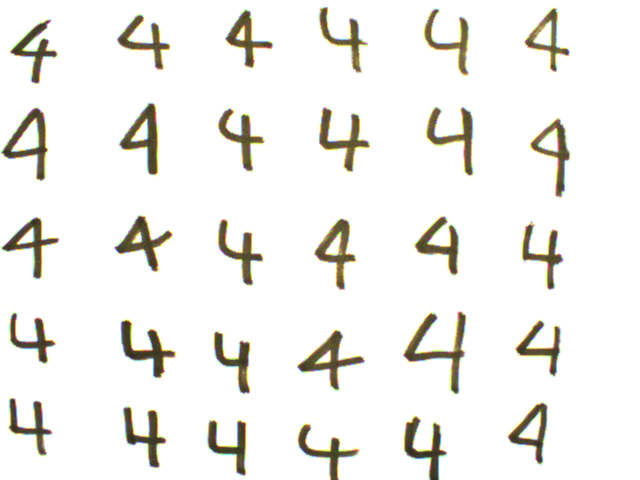
#> input picture Piccas/four.bmp, 640 x 480 px, found by its file name
$ python testLoes.py   (Python 2 division)
#> lines starting #> are read from the running program, lines starting #| are printed output that depends on the picture; after the words box and inside, x2 and y2 are one past the last pixel; in counts of white or black regions, pixels touching at a corner belong together
### avansvisionlib.py
import numpy as np
import cv2
from skimage import measure

# [384 lines left out: functions printMatrix, setValue, inproduct, addMatrices, setRandomValue, getPixelRangeImage and 12 more, not called in this run]


# [26 lines of commented-out code are left out]

def makeContourImage(binaryImage, inner = True):
    if inner:
        binaryImage = cv2.erode(binaryImage.copy(), kernel = np.ones([3,3]))
    contours = measure.find_contours(binaryImage, level = 0., fully_connected = "high", positive_orientation = "high")
    contourImage = np.zeros(np.shape(binaryImage))
    contourVec = {}
    for ii in range(len(contours)):
        numCor = len(contours[ii])
        corIndex = range(numCor)
        tempArray = np.zeros([numCor,2])

        for jj in corIndex:
            cor = contours[ii][jj]
            row = int(cor[0])
            col = int(cor[1])
            contourImage[row][col] = 1
#            if not ([row, col] in tempArray):
            tempArray[jj] = [row, col]
        contourVec[ii] = tempArray


    return [contourImage, contourVec]

# [33 lines left out: function contourFourConnected, not called in this run]

### unused files/FASE 2/boundingBoxesSim.py
import numpy as np
import cv2
from planar import BoundingBox


#Make bounding boxes

#func:  delivers bounding boxes of def contours
#pre:   def contours contains the contours for which bounding boxes have to be delivered
#post:  bbs contains all bounding boxes. The index corresponds to the index of contours.
#           i.e. bbs[i] belongs to contours[i]

def allBoundingBoxes(contourvector):
    #argument contourvector comes from makeContourImage

    #for i in size(findNextBlob):
        #calc min_x & min_y from the contour of every Blob
        #calc max_x & max_y from the contour of every Blob
    bbs = []


    for i in range(len(contourvector)):
        allRow = []
        allCol = []
        blobContour = contourvector[i]
        for rowColIndex in range(len(blobContour)):
            allRow.append(blobContour[rowColIndex][0])
            allCol.append(blobContour[rowColIndex][1])

        minRow = min(allRow)
        maxRow = max(allRow)

        minCol = min(allCol)
        maxCol = max(allCol)
        minCor = (minRow, minCol)
        maxCor = (maxRow, maxCol)
# =============================================================================
#         minCor = (bbox._min[0], bbox._min[1]) #tuple(minRow, minCol)
#         maxCor = (bbox._max[0], bbox._max[1]) #tuple(maxRow, maxCol)
# =============================================================================
        bbs.append([minCor, maxCor])
    return bbs

def biggestBoundingBox(boundingBoxesVector):
    #calc difference min_x & max_x & min_y & max_y
    rowDifference = 0
    colDifference = 0
    for i in range(len(boundingBoxesVector)):
        rowDif = boundingBoxesVector[i][1][0] - boundingBoxesVector[i][0][0]
        colDif = boundingBoxesVector[i][1][1] - boundingBoxesVector[i][0][1]
        if(rowDif > rowDifference):
            rowDifference = rowDif
        if(colDif > colDifference):
            colDifference = colDif

    #make the length of the biggest bounding box odd. This way, it is easier to define a middle
    if(rowDifference%2 == 0):
        rowDifference += 1
    if(colDifference%2 == 0):
        colDifference += 1

    #save greatest difference x & y
    biggestBoBo = [rowDifference, colDifference]

    return biggestBoBo

def getCoordinatesAllBoundingBoxes(allBoBo, biggestBoBo, image, doPlot = 1):
    #start in the middle of the Blob
    middle = []

    for i in range(len(allBoBo)):

        maxRow = allBoBo[i][1][0]
        minRow = allBoBo[i][0][0]

        maxCol = allBoBo[i][1][1]
        minCol = allBoBo[i][0][1]

        midRow = (((maxRow - minRow) / 2) + minRow)
        midCol = (((maxCol - minCol) / 2) + minCol)
        middle.append([midRow, midCol])

    #find boxpoints per blob that exist within the imagesize
    boxPoints = []
    for i in range(len(allBoBo)):
        startRow= int(np.ceil(middle[i][0] - 0.5 * biggestBoBo[0]))
        endRow = int(np.ceil(middle[i][0] + 0.5 * biggestBoBo[0]))

        if(startRow < 0):
            endRow += startRow * -1 # negative * -1 = positive
            startRow = 0
        elif(endRow > image.shape[0]):
            startRow += int(np.ceil(image.shape[0])) - endRow
            endRow = int(np.ceil(image.shape[0]))

        startCol = int(np.ceil(middle[i][1] - 0.5 * biggestBoBo[1]))
        endCol = int(np.ceil(middle[i][1] + 0.5 * biggestBoBo[1]))

        if(startCol < 0):
            endCol += startCol * -1
            startCol = 0
        elif(endCol > image.shape[1]):
            startCol += (int(np.ceil(image.shape[1])) -endCol)
            endCol = int(np.ceil(image.shape[1]))

        boxPoints.append([[startRow, startCol], [endRow, endCol]])

    if doPlot:
        for blobNr in range(1, len(boxPoints)+1):
            [[startRow, startCol], [endRow, endCol]] = boxPoints[blobNr-1]
            for rowIndex in range(startRow, endRow):

                if rowIndex in [startRow, endRow-1]:
                    colRange = range(startCol, endCol)
                else:
                    colRange = [startCol, endCol-1]
                for colIndex in colRange:
                    scale = np.ceil(200/len(boxPoints))-1
                    image[rowIndex][colIndex] = scale*blobNr
        cv2.imshow("Bobo", image)
        cv2.waitKey(0)
        cv2.destroyAllWindows()

    return boxPoints

def cropBoundingBoxes(boxPoints, image):
    # find every point in between the boxpoints and put these points into a list/array/whatever
    minRowCoorBox = []
    minColCoorBox = []
    maxRowCoorBox = []
    maxColCoorBox = []
    for blobindex in range(len(boxPoints)):
        minRowCoorBox.append(boxPoints[blobindex][0][0])
        minColCoorBox.append(boxPoints[blobindex][0][1])
        maxRowCoorBox.append(boxPoints[blobindex][1][0])
        maxColCoorBox.append(boxPoints[blobindex][1][1])

    allCroppedImages = []
    for blobindex in range(len(minColCoorBox)):
        croppedImage = []
        # for loop over the minimum to maximum coordinate of the rows
        for ii in range(minRowCoorBox[blobindex], maxRowCoorBox[blobindex]+1):
            croppedImage.append((image[ii][minColCoorBox[blobindex]: maxColCoorBox[blobindex]+1]))
        allCroppedImages.append(croppedImage)


    return allCroppedImages


# [10 lines left out: function saveCroppedImages, not called in this run]

### unused files/FASE 2/testLoes.py
from IPython import get_ipython

ipython = get_ipython()

# ipython.magic('reset -sf')

from skimage import measure
import numpy as np
import cv2
import avansvisionlib as avl
import sys
import boundingBoxesSim as bobo

# =============================================================================
showImages = False
doContrast = True
doGauss = True
doClose = True
doCrop = True
doWrite = True
# =============================================================================

# ==============GEEF HIER JE PLAATJE EN BIJBEHORENDE PAD=======================
imageWD = 'C:\Visionplaatje\\'
filename = 'four.bmp'
# =============================================================================

# lOAD IMAGE
imagePath = imageWD + filename
img = cv2.imread(imagePath)
#> img is the input picture: shape (480, 640, 3); mean B, G, R 236, 239.7, 240.6

# check if image loaded correctly
if type(img) == type(None):
    sys.exit("Error. Could not read file.")
else:
    print "De imagefile = " + filename

if showImages:
    # Show original image
    cv2.imshow("Original", img)
    cv2.waitKey(0)
    cv2.destroyAllWindows()

# Convert original to grayscale
grayImage = cv2.cvtColor(img, cv2.COLOR_BGR2GRAY)
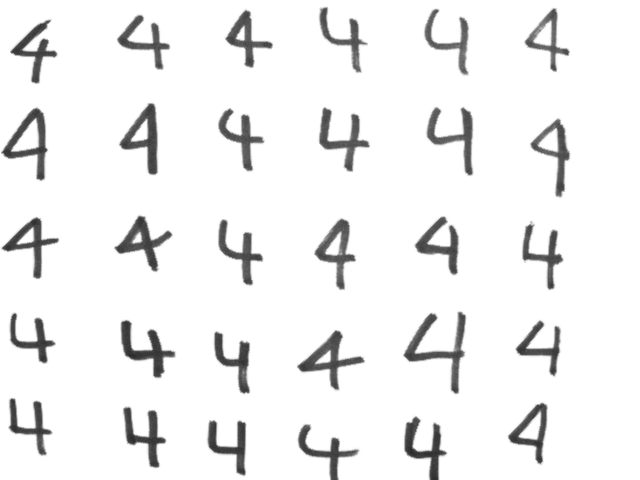
#> grayImage: shape (480, 640); min 44, max 255, mean 239.5

# Pre process the image, making more contrast
if doContrast:
    hist,bins = np.histogram(grayImage.flatten(),256,[0,256])
#> hist = 256 values, max 264771 at index 255, min 0 at index 0, mean 1200; bins = 257 values from 0 to 256
    cdf = hist.cumsum()
#> cdf = 256 values from 0 to 307200
    cdf_normalized = cdf * hist.max()/ cdf.max()
#> cdf_normalized = 256 values from 0 to 264771
    cdf_m = np.ma.masked_equal(cdf,0)
    cdf_m = (cdf_m - cdf_m.min())*255/(cdf_m.max()-cdf_m.min())
    cdf = np.ma.filled(cdf_m,0).astype('uint8')
#> cdf = 256 values from 0 to 255
    grayImage = cdf[grayImage]
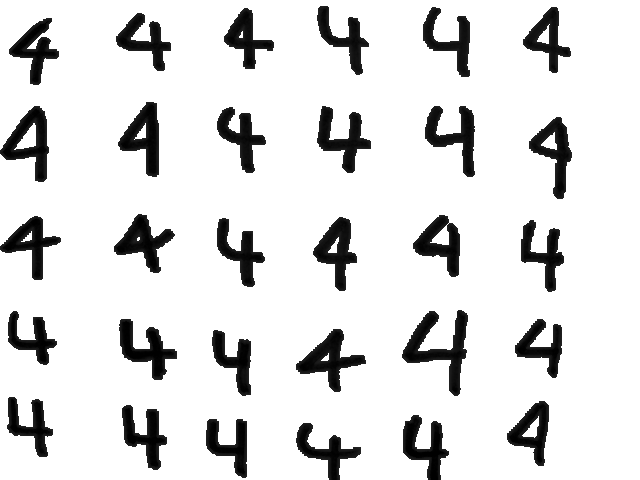
#> grayImage: shape (480, 640); min 0, max 255, mean 222.2

# Pre process the image
binaryImage = cv2.threshold(grayImage, 145, 1, cv2.THRESH_BINARY_INV)[1]
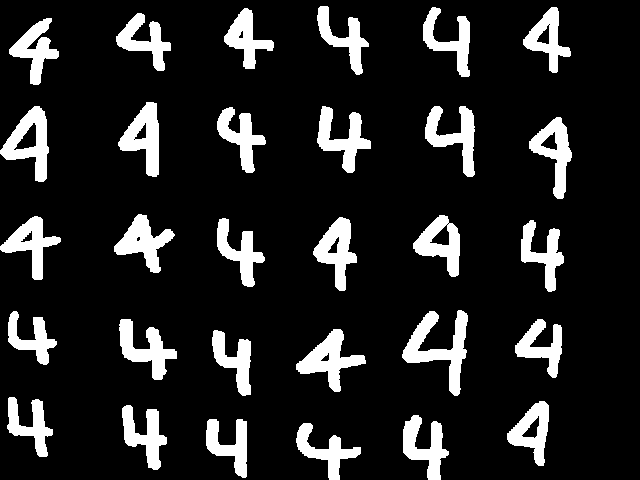
#> binaryImage: shape (480, 640); values 0 (black) and 1 (white), 13.8% white; 30 white regions, largest, box (x1, y1, x2, y2) and area: (402, 310, 468, 396) 2097, (0, 106, 49, 182) 1707, (296, 329, 366, 392) 1695
if doGauss:
    binaryImage = cv2.GaussianBlur(binaryImage, (17, 17), 0.)
#> binaryImage: shape (480, 640); values 0 (black) and 1 (white), 13.7% white; 30 white regions, largest, box (x1, y1, x2, y2) and area: (403, 311, 468, 395) 2069, (0, 107, 49, 182) 1729, (297, 329, 365, 391) 1704
if doClose:
    binaryImage = cv2.morphologyEx(binaryImage, cv2.MORPH_CLOSE, kernel=np.ones([3, 3]))
#> binaryImage: shape (480, 640); values 0 (black) and 1 (white), 13.7% white; 30 white regions, largest, box (x1, y1, x2, y2) and area: (403, 311, 468, 395) 2069, (0, 107, 49, 182) 1733, (297, 329, 365, 391) 1704

if showImages:
    avl.show16SImageStretch(binaryImage, "Binary Image")
    cv2.destroyAllWindows()

# label BLOBs and determine the number of blobs
labeledImage = measure.label(binaryImage, background=0)
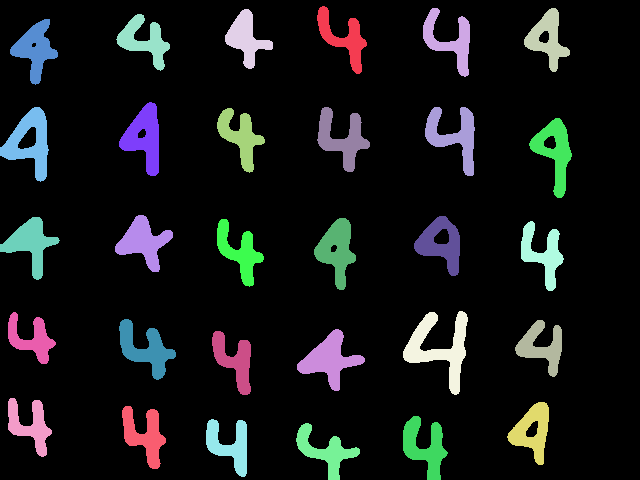
#> labeledImage: shape (480, 640) int64; 31 distinct labels, from 0 to 30; one colour per label, 0 black
totalBlobs = np.max(labeledImage)
#> totalBlobs = 30
labeledImage = np.uint8(labeledImage)  # convert to uint8. Otherwise the picture
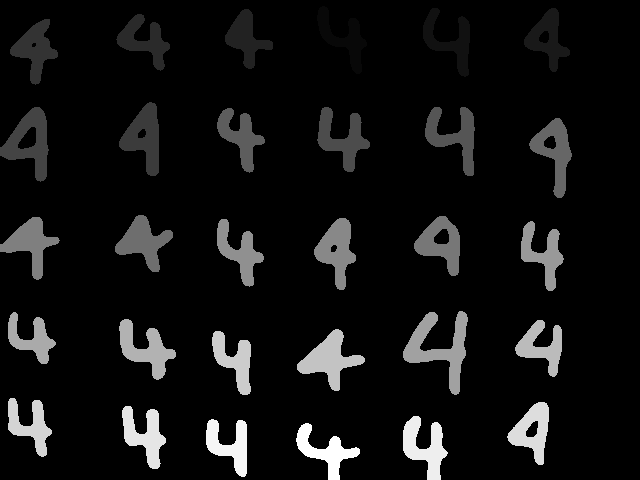
#> labeledImage: shape (480, 640); min 0, max 30, mean 2.1; drawn with min black and max white
# can't be shown

if showImages:
    avl.show16SImageStretch(labeledImage, "show Blobs")
    cv2.destroyAllWindows()

print "Total Blobs = " + str(totalBlobs)
#| Total Blobs = 30

# retrieve BLOBs contours
# OUT:
#   contourImage is the image with the contours
#   contourVec is a vector with the coordinates of the contours
[contourImage, contourVec] = avl.makeContourImage(binaryImage)
#> in makeContourImage, `binaryImage = cv2.erode(binaryImage.copy(), kernel = np.ones([3,3]))`:
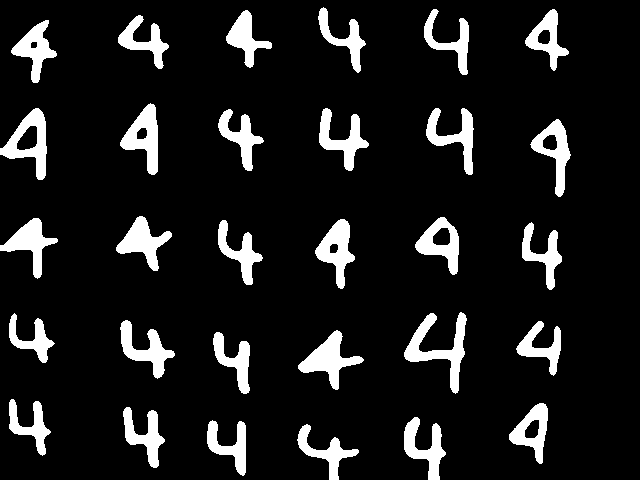
#> binaryImage: shape (480, 640); values 0 (black) and 1 (white), 11% white; 30 white regions, largest, box (x1, y1, x2, y2) and area: (404, 312, 467, 394) 1649, (298, 330, 364, 390) 1434, (0, 108, 47, 180) 1409
#> in makeContourImage, `contours = measure.find_contours(binaryImage, level = 0., fully_connec..`: contours = 38 point arrays, longest 324 points
#> the loop in makeContourImage, `for ii in range(len(contours)):` made 38 passes
#> numCor on passes 1 to 12: 208, 234, 158, 162, 201, 170, 39, 19, 175, 181, 234, 251
#> after the loop in makeContourImage, `for ii in range(len(contours)):`:
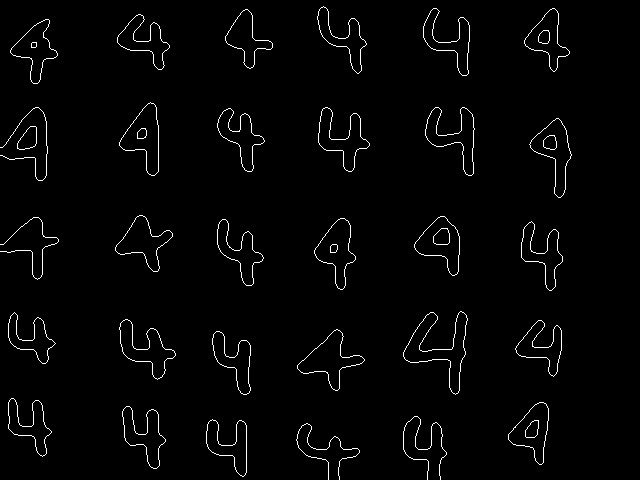
#> contourImage: shape (480, 640) float64; values 0 (black) and 1 (white), 2% white in thin lines or dots, all inside (x1, y1, x2, y2) = (0, 6, 572, 480)
#> after the loop in makeContourImage, `for ii in range(len(contours)):`: contourVec = 38 items
#> contourVec = 38 items
contourImage = contourImage + labeledImage * 2

if showImages:
    avl.show16SImageStretch(contourImage, "show Contour")
    cv2.destroyAllWindows()

boBos = bobo.allBoundingBoxes(contourVec)
#> the loop in allBoundingBoxes, `for i in range(len(contourvector)):` made 38 passes
#> (minRow, maxRow, minCol, maxCol, minCor, maxCor) on passes 1 to 12: (6, 73, 317, 366, (6, 317), (73, 366)), (8, 75, 423, 469, (8, 423), (75, 469)), (8, 71, 524, 569, (8, 524), (71, 569)), (9, 68, 225, 272, (9, 225), (68, 272)), (14, 69, 117, 169, (14, 117), (69, 169)), (19, 83, 10, 57, (19, 10), (83, 57)), (30, 43, 538, 549, (30, 538), (43, 549)), (42, 47, 31, 36, (42, 31), (47, 36)), (102, 175, 119, 158, (102, 119), (175, 158)), (107, 180, 0, 47, (107, 0), (180, 47)), (107, 171, 318, 369, (107, 318), (171, 369)), (107, 175, 425, 474, (107, 425), (175, 474))
#> boBos = 38 items
bigBoBo = bobo.biggestBoundingBox(boBos)
#> the loop in biggestBoundingBox, `for i in range(len(boundingBoxesVector)):` made 38 passes
#> (rowDif, colDif, rowDifference, colDifference) on passes 1, 26: (67, 49, 67, 49), (83, 64, 83, 64)
#> (rowDif, colDif, colDifference) on passes 5, 18, 20, 30: (55, 52, 52), (56, 57, 57), (62, 58, 58), (61, 67, 67)
#> after the loop in biggestBoundingBox, `for i in range(len(boundingBoxesVector)):`: colDifference = 67; rowDifference = 83
#> in biggestBoundingBox, `biggestBoBo = [rowDifference, colDifference]`: biggestBoBo = [83, 67]
#> bigBoBo = [83, 67]
boxPoints = bobo.getCoordinatesAllBoundingBoxes(boBos, bigBoBo, img, showImages)
#> the loop in getCoordinatesAllBoundingBoxes, `for i in range(len(allBoBo)): ` made 38 passes
#> (maxRow, minRow, maxCol, minCol, midRow, midCol) on passes 1 to 12: (73, 6, 366, 317, 39.5, 341.5), (75, 8, 469, 423, 41.5, 446), (71, 8, 569, 524, 39.5, 546.5), (68, 9, 272, 225, 38.5, 248.5), (69, 14, 169, 117, 41.5, 143), (83, 19, 57, 10, 51, 33.5), (43, 30, 549, 538, 36.5, 543.5), (47, 42, 36, 31, 44.5, 33.5), (175, 102, 158, 119, 138.5, 138.5), (180, 107, 47, 0, 143.5, 23.5), (171, 107, 369, 318, 139, 343.5), (175, 107, 474, 425, 141, 449.5)
#> after the loop in getCoordinatesAllBoundingBoxes, `for i in range(len(allBoBo)):`: middle = 38 pairs, first value 36.5 to 451, second value 23.5 to 550
#> the loop in getCoordinatesAllBoundingBoxes, `for i in range(len(allBoBo)):` made 38 passes

if doCrop:
    crops = bobo.cropBoundingBoxes(boxPoints, grayImage)
#> the loop in cropBoundingBoxes, `for blobindex in range(len(boxPoints)):` made 38 passes
#> the loop in cropBoundingBoxes, `for blobindex in range(len(minColCoorBox)):` made 35 passes
#> (the run stopped early here; a loop or call above may not have finished)

$ run again, with Piccas/five.bmp copied over Piccas/four.bmp
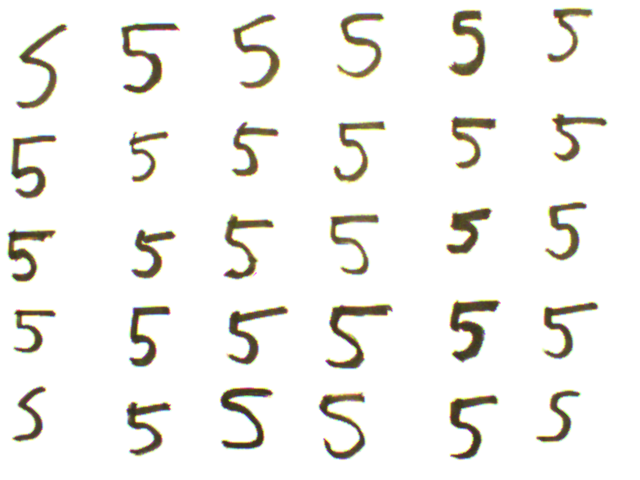
#> input picture Piccas/five.bmp, 640 x 480 px, found by its file name
#> img is the input picture: shape (480, 640, 3); mean B, G, R 237, 240.5, 241.6
#> hist = 256 values, max 265273 at index 255, min 0 at index 0, mean 1200; bins = 257 values from 0 to 256
#> `cdf = hist.cumsum()`: cdf = 256 values from 0 to 307200
#> cdf_normalized = 256 values from 0 to 265273
#> `cdf = np.ma.filled(cdf_m,0).astype('uint8')`: cdf = 256 values from 0 to 255
#> totalBlobs = 30
#| Total Blobs = 30
#> in makeContourImage, `binaryImage = cv2.erode(binaryImage.copy(), kernel = np.ones([3,3]))`:
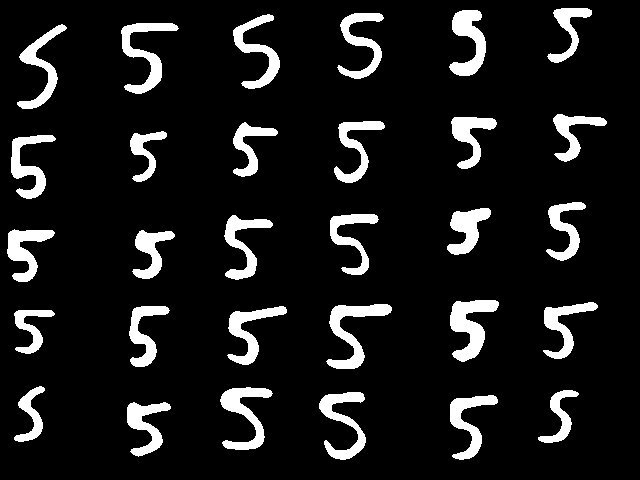
#> binaryImage: shape (480, 640); values 0 (black) and 1 (white), 10.5% white; 30 white regions, largest, box (x1, y1, x2, y2) and area: (450, 300, 499, 362) 1499, (326, 304, 392, 369) 1449, (121, 23, 179, 94) 1354
#> contours = 30 point arrays, longest 303 points
#> the loop in makeContourImage, `for ii in range(len(contours)):` made 30 passes
#> numCor on passes 1 to 8: 193, 210, 279, 268, 303, 248, 199, 196
#> after the loop in makeContourImage, `for ii in range(len(contours)):`: contourVec = 30 items
#> the loop in allBoundingBoxes, `for i in range(len(contourvector)):` made 30 passes
#> (minRow, maxRow, minCol, maxCol, minCor, maxCor) on passes 1 to 8: (7, 63, 546, 592, (7, 546), (63, 592)), (9, 76, 448, 486, (9, 448), (76, 486)), (12, 79, 336, 384, (12, 336), (79, 384)), (13, 89, 232, 280, (13, 232), (89, 280)), (22, 94, 120, 179, (22, 120), (94, 179)), (23, 109, 16, 67, (23, 16), (109, 67)), (113, 162, 552, 607, (113, 552), (162, 607)), (116, 169, 450, 497, (116, 450), (169, 497))
#> the loop in biggestBoundingBox, `for i in range(len(boundingBoxesVector)):` made 30 passes
#> (rowDif, colDif, rowDifference, colDifference) on pass 1: (56, 46, 56, 46)
#> after the loop in biggestBoundingBox, `for i in range(len(boundingBoxesVector)):`: colDifference = 67; rowDifference = 86
#> in biggestBoundingBox, `rowDifference += 1`: rowDifference = 87
#> biggestBoBo = [87, 67]
#> the loop in getCoordinatesAllBoundingBoxes, `for i in range(len(allBoBo)): ` made 30 passes
#> (maxRow, minRow, maxCol, minCol, midRow, midCol) on passes 1 to 8: (63, 7, 592, 546, 35, 569), (76, 9, 486, 448, 42.5, 467), (79, 12, 384, 336, 45.5, 360), (89, 13, 280, 232, 51, 256), (94, 22, 179, 120, 58, 149.5), (109, 23, 67, 16, 66, 41.5), (162, 113, 607, 552, 137.5, 579.5), (169, 116, 497, 450, 142.5, 473.5)
#> after the loop in getCoordinatesAllBoundingBoxes, `for i in range(len(allBoBo)):`: middle = 30 pairs, first value 35 to 429, second value 29 to 579.5
#> the loop in getCoordinatesAllBoundingBoxes, `for i in range(len(allBoBo)):` made 30 passes
#> after the loop in getCoordinatesAllBoundingBoxes, `for i in range(len(allBoBo)):`: boxPoints = 30 items
#> the loop in cropBoundingBoxes, `for blobindex in range(len(boxPoints)):` made 30 passes
#> after the loop in cropBoundingBoxes, `for blobindex in range(len(boxPoints)):`: maxColCoorBox = 30 values, max 613 at index 6, min 67 at index 11, mean 339; maxRowCoorBox = 30 values, max 473 at index 29, min 87 at index 0, mean 283.8; minColCoorBox = 30 values, max 546 at index 6, min 0 at index 11, mean 272; minRowCoorBox = 30 values, max 386 at index 29, min 0 at index 0, mean 196.8
#> the loop in cropBoundingBoxes, `for blobindex in range(len(minColCoorBox)):` made 30 passes
#> after the loop in cropBoundingBoxes, `for blobindex in range(len(minColCoorBox)):`: allCroppedImages = 30 items
#> the loop in saveCroppedImages, `for blobindex in range(len(allCroppedImages)):` made 30 passes
#> pass 3, in saveCroppedImages, `image = np.uint8(allCroppedImages[blobindex])`:
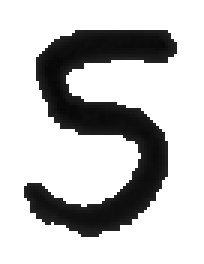
#> image: shape (88, 68) (shown 3 times larger); min 7, max 255, mean 194.5
